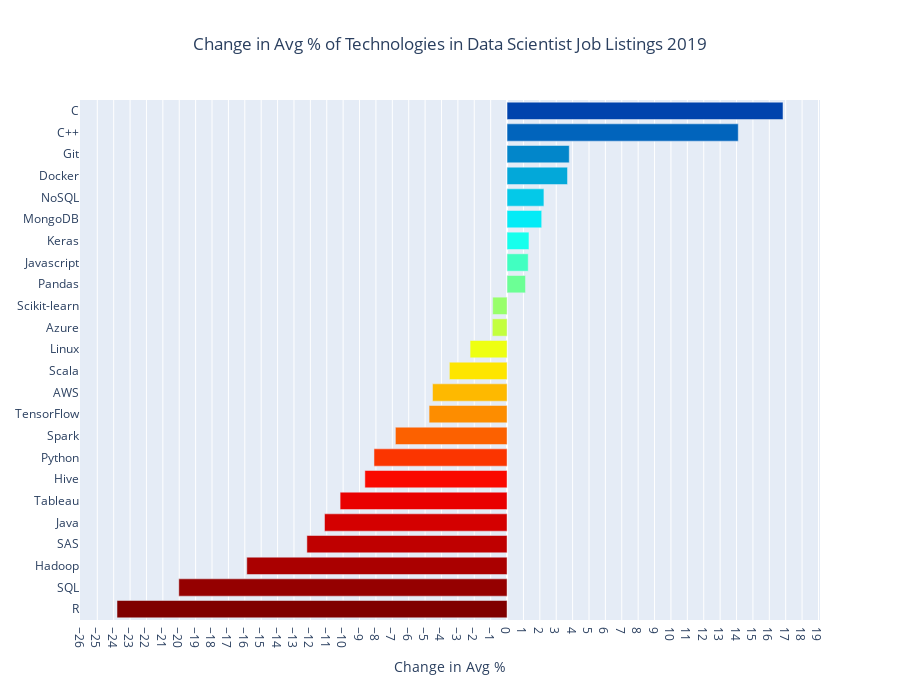

Notebook code cell kept with this figure:
### Code cell
fig = go.Figure(data=data, layout=layout)
py.iplot(fig)

### Figure 1 — Plotly figure (JSON) as saved in the notebook; plotly's stock layout.template omitted (floating-point values rounded to 4 significant figures)
{"data": [{"marker": {"color": [200, 194.8, 189.7, 184.5, 179.3, 174.1, 169.0, 163.8, 158.6, 153.4, 148.3, 143.1, 137.9, 132.8, 127.6, 122.4, 117.2, 112.1, 106.9, 101.7, 96.55, 91.38, 86.21, 81.03, 75.86, 70.69, 65.52, 60.34, 55.17, 50], "colorscale": [[0, "rgb(0,0,131)"], [0.2, "rgb(0,60,170)"], [0.4, "rgb(5,255,255)"], [0.6, "rgb(255,255,0)"], [0.8, "rgb(250,0,0)"], [1, "rgb(128,0,0)"]]}, "orientation": "h", "type": "bar", "x": [-23.8, -20.03, -15.88, -12.21, -11.14, -10.19, -8.674, -8.118, -6.812, -4.757, -4.547, -3.518, -2.256, -0.8984, -0.8766, 1.127, 1.291, 1.337, 2.114, 2.25, 3.688, 3.795, 14.11, 16.84], "y": ["R", "SQL", "Hadoop", "SAS", "Java", "Tableau", "Hive", "Python", "Spark", "TensorFlow", "AWS", "Scala", "Linux", "Azure", "Scikit-learn", "Pandas", "Javascript", "Keras", "MongoDB", "NoSQL", "Docker", "Git", "C++", "C"]}], "layout": {"height": 700, "title": {"text": "Change in Avg % of Technologies in Data Scientist Job Listings 2019", "x": 0.5}, "xaxis": {"tickmode": "linear", "title": {"text": "Change in Avg %"}}}}
